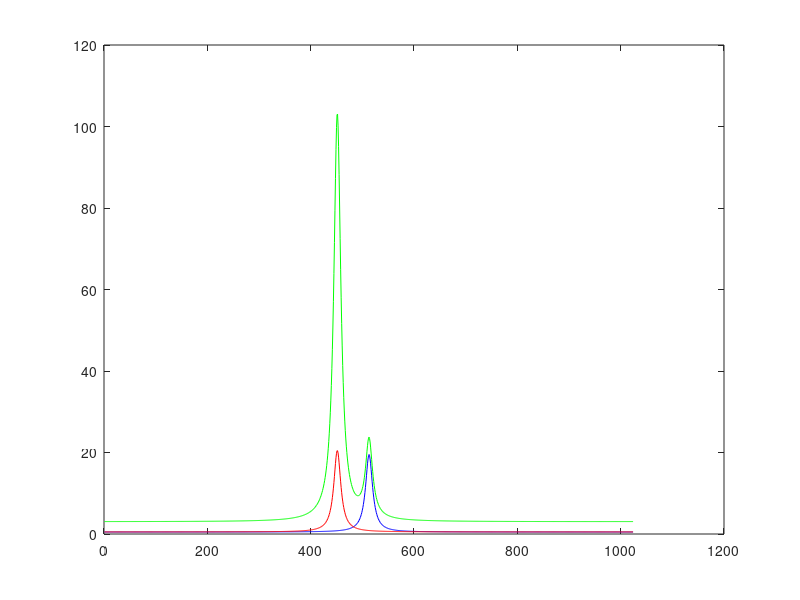
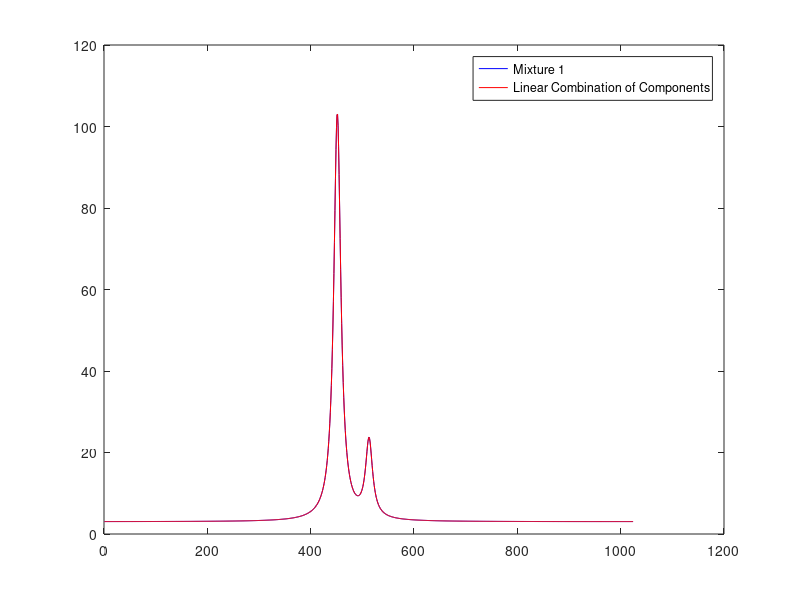
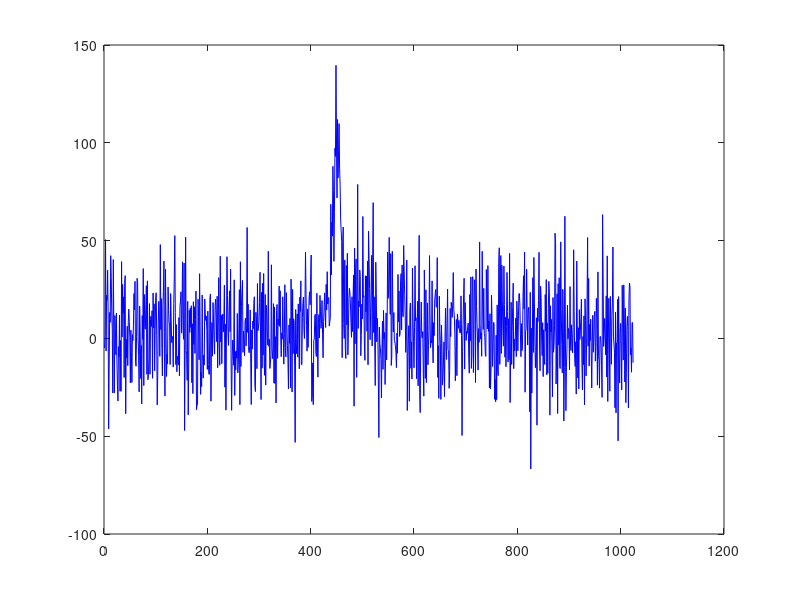
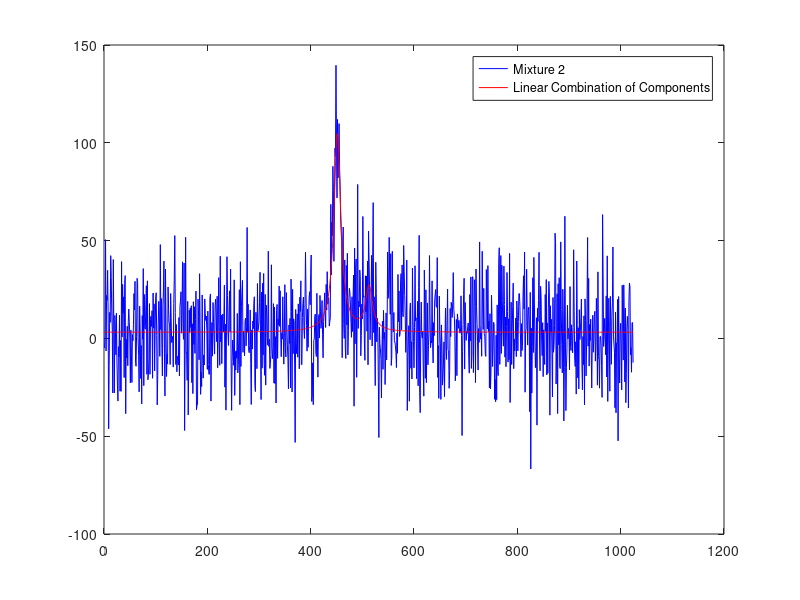

Reproduce these figures in MATLAB, in order.

% load data from spectraldata.mat
load spectraldata

% 1-2: plot component 1 in blue and component 2 in red
figure;
plot(component1, 'b')
hold on
plot(component2, 'r');
plot(mixture1, 'g');


% 3: linear combination of the components

% create a matrix A with the components as columns
A = [component1, component2];

% create a column vector b with the mixture
b = mixture1;

% solve the SOLE using row reduction
x = rref([A, b]);

% print the results
fprintf('The amount of component 1 in mixture1 is %f\n', x(1,3));
fprintf('The amount of component 2 in mixture1 is %f\n', x(2,3));

% 4: plot the mixture and the linear combination of the components
figure;
plot(mixture1, 'b');
hold on
plot(x(1,3)*component1 + x(2,3)*component2, 'r');
legend('Mixture 1', 'Linear Combination of Components');

% 5: plot mixture 2
figure;
plot(mixture2, 'b');

% 6: Use least-squares to (approximately) quantify the amount of component1 and component2
% in mixture2. From the result, can you see whether mixture1 and
% mixture2 have a similar chemical content?

% create a column vector b with the mixture
b = mixture2;

% solve the SOLE using least-squares
x = A\b;

% print the results
fprintf('The amount of component 1 in mixture2 is %f\n', x(1));
fprintf('The amount of component 2 in mixture2 is %f\n', x(2));

% 7: plot the mixture and the linear combination of the components
figure;
plot(mixture2, 'b');
hold on
plot(x(1)*component1 + x(2)*component2, 'r');
legend('Mixture 2', 'Linear Combination of Components');

%{
    Result:
    The amount of component 1 in mixture1 is 1.000000
    The amount of component 2 in mixture1 is 5.000000
    The amount of component 1 in mixture2 is 1.182534
    The amount of component 2 in mixture2 is 5.068689  
    
    Very similar composition.
%}

% 8: Repeat number 6 and 7 for mixture 3
% create a column vector b with the mixture
A = [component1, component2];
b = mixture3;

% solve the SOLE using row reduction 
% *** does not work, likely because the system is not consistent/undetermined
x = rref([A, b]);

% print the results
fprintf('The amount of component 1 in mixture3 is %f\n', x(1,3));
fprintf('The amount of component 2 in mixture3 is %f\n', x(2,3));

figure;
plot(mixture3, 'g');
hold on
plot(x(1,3)*component1 + x(2,3)*component2, 'r');
legend('Mixture 3', 'Linear Combination of Components');


% solve the SOLE using least-squares
x = A\b;

% print the results
fprintf('The amount of component 1 in mixture3 is %f\n', x(1));
fprintf('The amount of component 2 in mixture3 is %f\n', x(2));

% 9: plot the mixture and the linear combination of the components
figure;
plot(mixture3, 'b');
hold on
plot(x(1)*component1 + x(2)*component2, 'r');
legend('Mixture 3', 'Linear Combination of Components');


